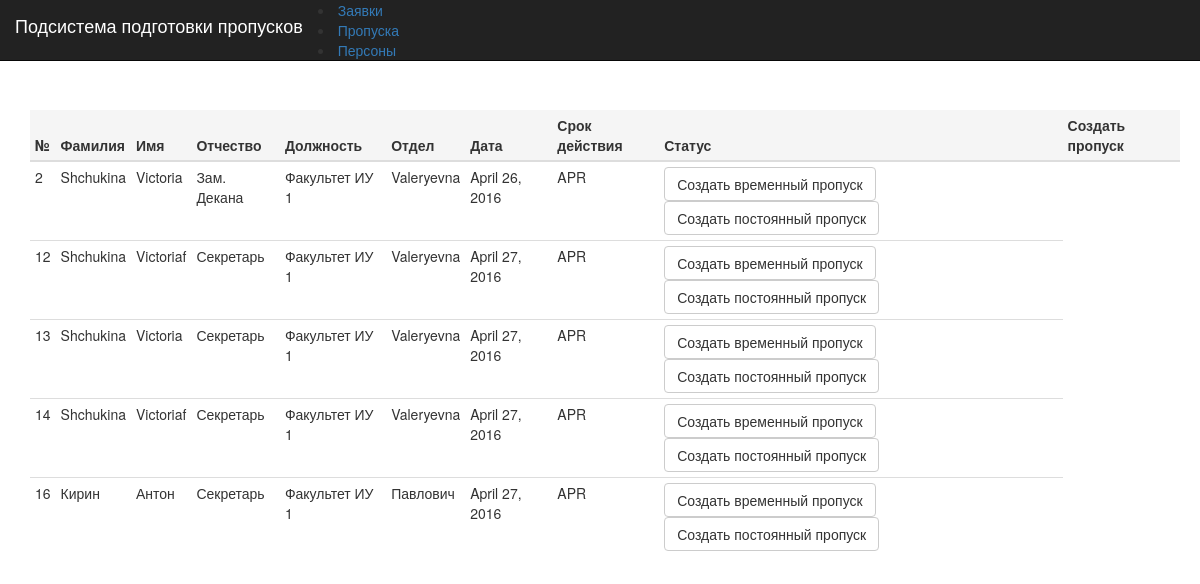
Before: /permit_sys_req with the older database file.
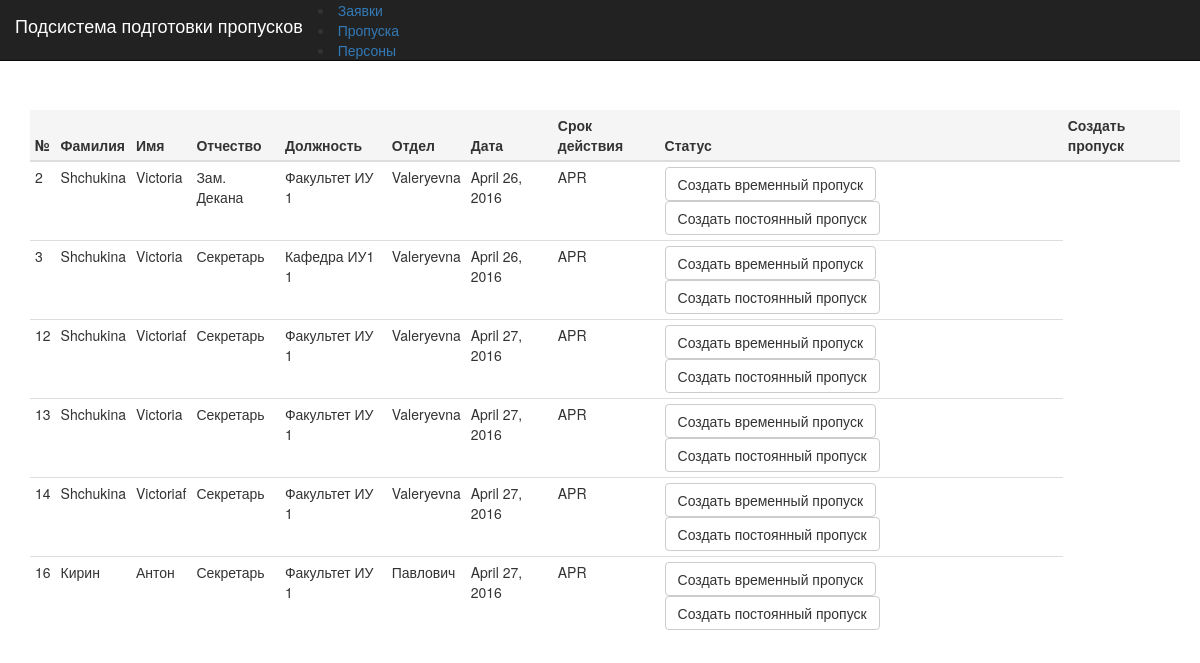
After: the same page with the newer database file.
### RequestSysApplication/models.py (models this page shows, shortened)
class MyRequest(models.Model):
    class Meta:
        verbose_name = u'Заявка'
        verbose_name_plural = u'Заявки'
    firstname = models.CharField(max_length=20)
    lastname = models.CharField(max_length=20)
    patronymic = models.CharField(max_length=20, blank=True, null=True)
    passport_serial = models.IntegerField(blank=True)
    passport_number = models.IntegerField(blank=True)
    registration_date = models.DateField(auto_now_add=True, verbose_name="Дата создания заявки")
    end_date = models.DateField(verbose_name="Срок действия пропуска", default='2016-08-30')
    phone_regex = RegexValidator(regex=r'^\+?1?\d{9,15}$',
                                 message="Phone number must be entered in the format: '+999999999'. Up to 15 digits allowed.")
    phone_number = models.CharField(max_length=15, validators=[phone_regex], blank=True,
                                    null=True)  # validators should be a list
    department = models.ForeignKey(Department, verbose_name="Отдел", null=True)
    position = models.ForeignKey(Position, verbose_name="Должность", null=True)
    createtime = models.DateTimeField(default=timezone.now)
    NEW = 'NEW'
    APPROVED = 'APR'
    CANCELLED = 'CAN'
    DONE = 'DON'
    REQUEST_STATUSES = (
        (NEW, 'Новая'),
        (APPROVED, 'Утверждена'),
        (CANCELLED, 'Отменена'),
        (DONE, 'Выполнена'),
    )
    status = models.CharField(max_length=3,
                              choices=REQUEST_STATUSES,
                              default=NEW)

class Position(models.Model):
    name = models.CharField(max_length=30)
    class Meta:
        verbose_name = u'Должность'
        verbose_name_plural = u'Должности'
    info = models.CharField(max_length=200, blank=True, null=True)
    def __str__(self):
        return self.name

class Department(models.Model):
    name = models.CharField(max_length=30)
    number = models.CharField(max_length=20)
    phone_regex = RegexValidator(regex=r'^\+?1?\d{9,15}$',
                                 message="Phone number must be entered in the format: '+999999999'. Up to 15 digits allowed.")
    phone_number = models.CharField(max_length=15, validators=[phone_regex], blank=True,
                                    null=True)  # validators should be a list
    class Meta:
        verbose_name = u'Отдел'
        verbose_name_plural = u'Отделы'
    def __str__(self):
        full_name = '%s %s' % (self.name, self.number)
        return full_name.strip()

### RequestSysApplication/views.py (the view)
# urls.py: url(r'^permit_sys_req?$', views.permit_sys_req),
def permit_sys_req(request):
    requests = MyRequest.objects.filter(status = 'APR')
    context={
        'requests':requests,
    }
    return render(request, 'permit_system_requests.html', context)

### templates/permit_system_requests.html (shortened to what this page needs)
{% extends "base_console.html" %}
{% block nav_brand %}Подсистема подготовки пропусков{% endblock %}
{% block navbar-menu %}
    <li class="active"><a href="permit_sys_req">Заявки</a></li>
    <li><a href="permit_sys_permits">Пропуска</a></li>
    <li><a href="permit_sys_persons">Персоны</a></li>
{% endblock %}
{% block thead %}
    <th>№</th>
    <th>Фамилия</th>
    <th>Имя</th>
    <th>Отчество</th>
    <th>Должность</th>
    <th>Отдел</th>
    <th>Дата</th>
    <th>Срок действия</th>
    <th>Статус</th>
    <th>Создать пропуск</th>
{% endblock %}
{% block trow %}
    {% for req in requests %}
    <tr >
            <td style="cursor: pointer" onclick="window.location.replace('/permit_sys_сontrol/{{ req.id }}/show')">{{ req.id }}</td>
            <td>{{ req.lastname }}</td>
            <td>{{ req.firstname }}</td>
            <td>{{ req.position }}</td>
            <td>{{ req.department }}</td>
            <td>{{ req.patronymic }}</td>
            <td>{{ req.registration_date}}</td>
            <td>{{ req.status }}</td>
            <td>
                <a class="btn btn-default" href= '/permit_sys_control/{{ req.id }}/createtemp'>Создать временный пропуск</a>
                <a class="btn btn-default" href= '/permit_sys_control/{{ req.id }}/createcont'>Создать постоянный пропуск</a>
            </td>
    </tr>
    {% empty %}
        <tr>
            <td colspan="6">нет активных заявок</td>
        </tr>
    {% endfor %}
{% endblock %}

Changed rows visible on the page:
now on this page (row edited): MyRequest: id "3", lastname "Shchukina", firstname "Victoria", position "Секретарь", department "Кафедра ИУ1 1", patronymic "Valeryevna", registration_date "April 26, 2016", status "APR"
